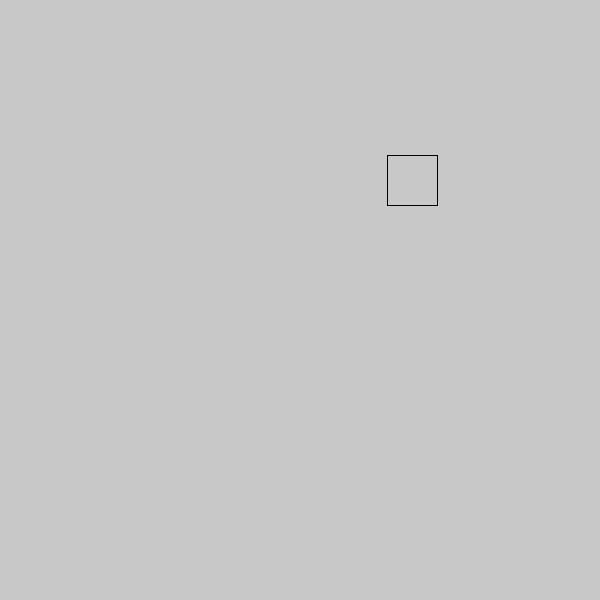
Frame 1 (no input)
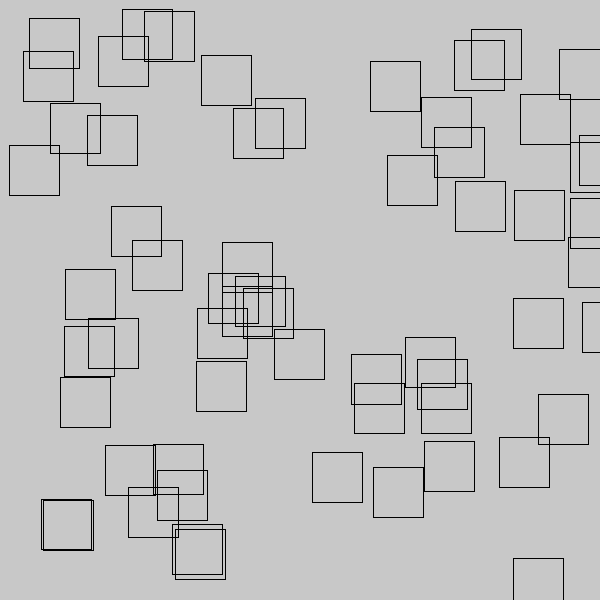
Frame 60 (the mouse pressed at the canvas centre just before this capture)
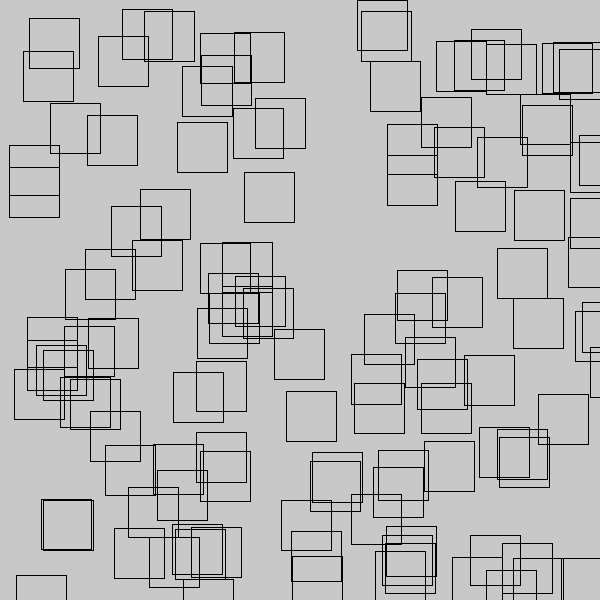
Frame 120 (the mouse held since frame 60 and released just before this capture)

The Processing sketch that drew these frames (run headless with seeded random() and noise(); from frame 60 on, the mouse is pressed at the canvas centre):

// Processing sketch: fonctiondraw
// ── fonctiondraw.pde
void setup(){
  size(600,600);
  noFill();
  stroke(0);
  background(200);
  frameRate(25);
}

void draw(){
  
 float x=random(0,width);
 float y=random(0,height);
 rect(x,y,50,50);
}
